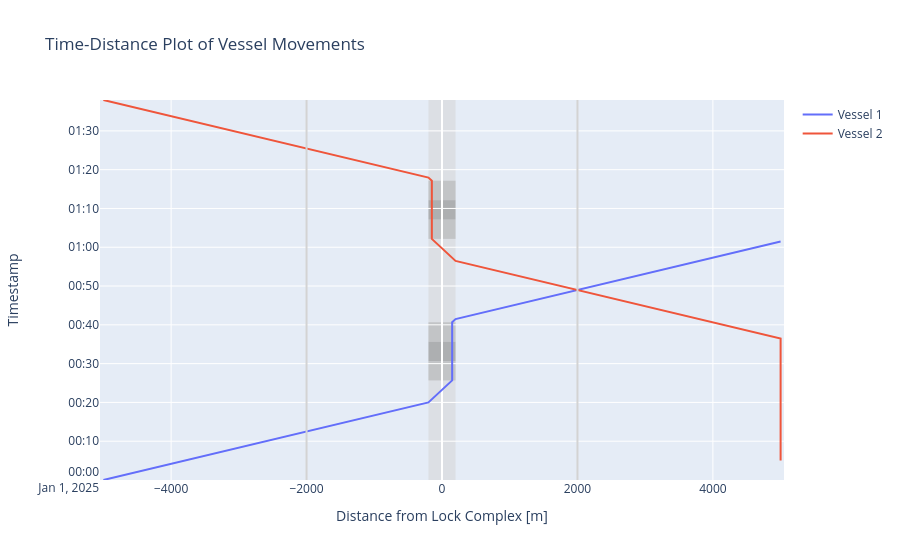

The code cell stored with this chart in its notebook:
### Code cell
# We can plot the time-distance diagram
fig = lock.create_time_distance_plot(vessels = [vessel_1,vessel_2], 
                                     xlimmin = -5050, 
                                     xlimmax = 5050, 
                                     method='Plotly')
fig.show()

### Figure 1 — Plotly figure (JSON) as saved in the notebook; plotly's stock layout.template omitted (floating-point values rounded to 4 significant figures)
{"data": [{"mode": "lines", "name": "Vessel 1", "type": "scatter", "x": [-5000.0, -5000.0, -200.0, -200.0, 150.0, 150.0, 150.0, 150.0, 200.0, 200.0, 5000.0, 5000.0], "y": ["2025-01-01T00:00:00", "2025-01-01T00:00:00", "2025-01-01T00:20:00", "2025-01-01T00:20:00", "2025-01-01T00:25:40.172786", "2025-01-01T00:30:40.172786", "2025-01-01T00:35:40.172786", "2025-01-01T00:40:40.172786", "2025-01-01T00:41:28.768899", "2025-01-01T00:41:28.768899", "2025-01-01T01:01:28.768899", "2025-01-01T01:01:28.768899"]}, {"mode": "lines", "name": "Vessel 2", "type": "scatter", "x": [5000.0, 5000.0, 5000.0, 5000.0, 200.0, 200.0, -150.0, -150.0, -150.0, -150.0, -200.0, -200.0, -5000.0, -5000.0], "y": ["2025-01-01T00:05:00", "2025-01-01T00:05:00", "2025-01-01T00:36:28.768898", "2025-01-01T00:36:28.768898", "2025-01-01T00:56:28.768898", "2025-01-01T00:56:28.768898", "2025-01-01T01:02:08.941684", "2025-01-01T01:07:09", "2025-01-01T01:12:09", "2025-01-01T01:17:09", "2025-01-01T01:17:57.596112", "2025-01-01T01:17:57.596112", "2025-01-01T01:37:57.596112", "2025-01-01T01:37:57.596112"]}], "layout": {"shapes": [{"fillcolor": "lightgrey", "layer": "below", "line": {"width": 0}, "name": "Lock Geometry", "opacity": 0.5, "type": "rect", "x0": -200, "x1": 200, "y0": "2025-01-01T00:00:00", "y1": "2025-01-01T01:37:57.596112"}, {"fillcolor": "darkgrey", "layer": "below", "line": {"width": 0}, "name": "Lock doors closing", "opacity": 0.5, "type": "rect", "x0": -200, "x1": 200, "y0": "2025-01-01T00:25:40.172786", "y1": "2025-01-01T00:30:40.172786"}, {"fillcolor": "grey", "layer": "below", "line": {"width": 0}, "name": "Lock chamber converting", "opacity": 0.5, "type": "rect", "x0": -200, "x1": 200, "y0": "2025-01-01T00:30:40.172786", "y1": "2025-01-01T00:35:40.172786"}, {"fillcolor": "darkgrey", "layer": "below", "line": {"width": 0}, "name": "Lock doors opening", "opacity": 0.5, "type": "rect", "x0": -200, "x1": 200, "y0": "2025-01-01T00:35:40.172786", "y1": "2025-01-01T00:40:40.172786"}, {"fillcolor": "darkgrey", "layer": "below", "line": {"width": 0}, "name": "Lock doors closing", "opacity": 0.5, "type": "rect", "x0": -200, "x1": 200, "y0": "2025-01-01T01:02:09", "y1": "2025-01-01T01:07:09"}, {"fillcolor": "grey", "layer": "below", "line": {"width": 0}, "name": "Lock chamber converting", "opacity": 0.5, "type": "rect", "x0": -200, "x1": 200, "y0": "2025-01-01T01:07:09", "y1": "2025-01-01T01:12:09"}, {"fillcolor": "darkgrey", "layer": "below", "line": {"width": 0}, "name": "Lock doors opening", "opacity": 0.5, "type": "rect", "x0": -200, "x1": 200, "y0": "2025-01-01T01:12:09", "y1": "2025-01-01T01:17:09"}, {"line": {"color": "lightgrey"}, "type": "line", "x0": -2000, "x1": -2000, "xref": "x", "y0": 0, "y1": 1, "yref": "y domain"}, {"line": {"color": "lightgrey"}, "type": "line", "x0": 2000, "x1": 2000, "xref": "x", "y0": 0, "y1": 1, "yref": "y domain"}], "showlegend": true, "title": {"text": "Time-Distance Plot of Vessel Movements"}, "xaxis": {"range": [-5050, 5050], "title": {"text": "Distance from Lock Complex [m]"}}, "yaxis": {"range": ["2025-01-01T00:00:00", "2025-01-01T01:37:57.596112"], "title": {"text": "Timestamp"}}}}
